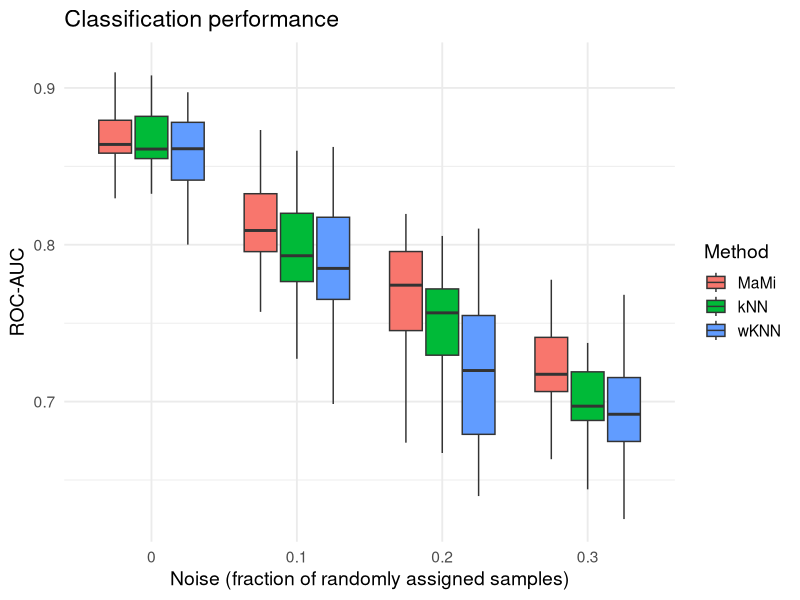
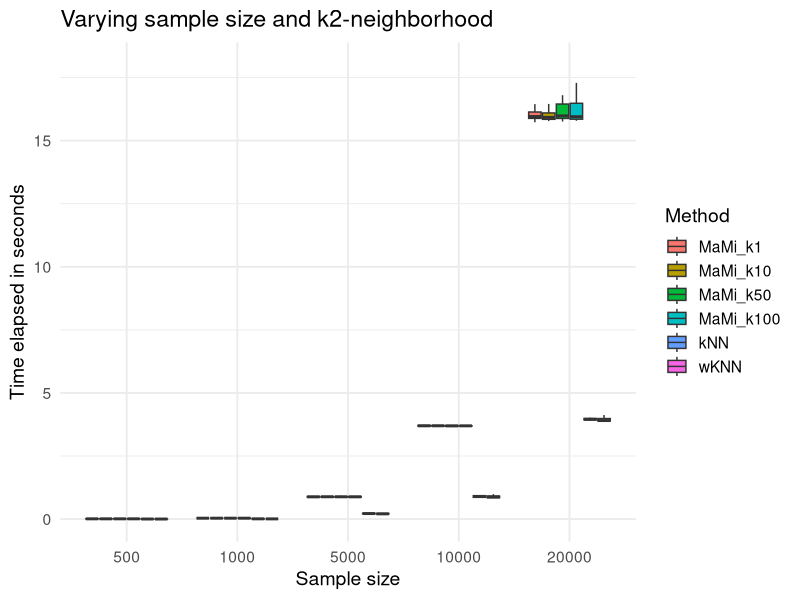
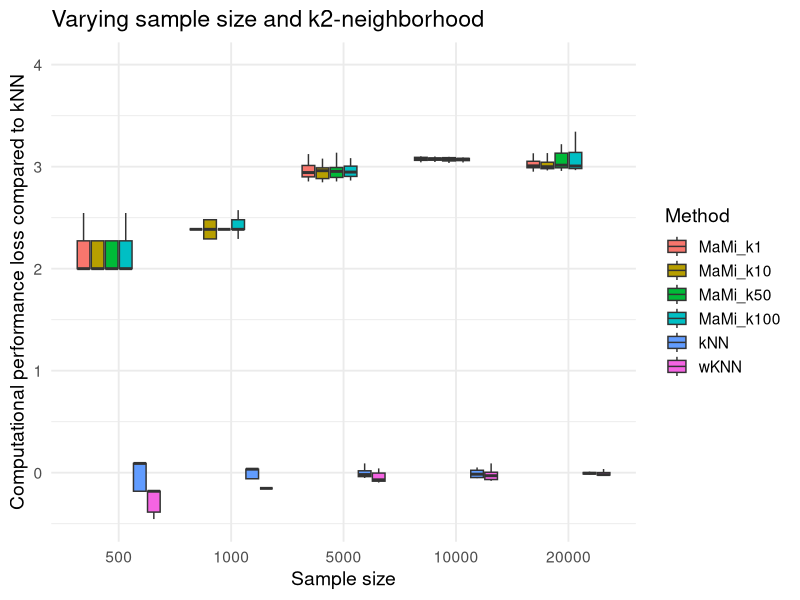

The R source for these figures, in order:
library(ggplot2)
library(reshape)

zero = read.table("Noise_00.txt")
one = read.table("Noise_01.txt")
two = read.table("Noise_02.txt")
three = read.table("Noise_03.txt")
#four = read.table("Noise_04.txt")
#five = read.table("Noise_05.txt")



L = list()
L[[1]] = zero
L[[2]] = one
L[[3]] = two
L[[4]] = three
#L[[5]] = four
#L[[6]] = five

library(reshape)
library(ggplot2)

L_melt = melt(L)
colnames(L_melt) = c("Method","value","signal")
L_melt$signal = factor(L_melt$signal, 
		labels=c("0","0.1","0.2","0.3"))#,"0.4","0.5"))

p1 = ggplot(L_melt, aes(x = signal, y = value, fill = Method)) +
  geom_boxplot(outlier.shape = NA, outlier.fill = "white", outlier.color = "black") +
  theme_minimal(base_size = 14) +
  #scale_fill_brewer(palette = "Set2") +
  labs(
    title = "Classification performance",
    y = "ROC-AUC",
    x = "Noise (fraction of randomly assigned samples)"
  ) #+
  #theme(legend.position = "none")

print(p1)

###############################################################
#### TIME ####################

library(ggplot2)
library(reshape)

zero = read.table("Time3_500.txt")
one = read.table("Time3_1000.txt")
two = read.table("Time3_5000.txt")
three = read.table("Time3_10000.txt")
four = read.table("Time3_20000.txt")


L = list()
L[[1]] = zero
L[[2]] = one
L[[3]] = two
L[[4]] = three
L[[5]] = four
#L[[6]] = five

library(reshape)
library(ggplot2)

L_melt = melt(L)
colnames(L_melt) = c("Method","value","signal")
L_melt$signal = factor(L_melt$signal, 
		labels=c("500","1000","5000","10000","20000"))#,"0.4","0.5"))

p1 = ggplot(L_melt, aes(x = signal, y = value, fill = Method)) +
  geom_boxplot(outlier.shape = NA, outlier.fill = "white", outlier.color = "black") +
  theme_minimal(base_size = 14) +
  #scale_fill_brewer(palette = "Set2") +
  labs(
    title = "Varying sample size and k2-neighborhood",
    y = "Time elapsed in seconds",
    x = "Sample size"
  ) #+
  #theme(legend.position = "none")

print(p1)

#############################################################
#############################################################

###############################################################
#### TIME ####################

library(ggplot2)
library(reshape)

zero = read.table("Time3_500.txt")
one = read.table("Time3_1000.txt")
two = read.table("Time3_5000.txt")
three = read.table("Time3_10000.txt")
four = read.table("Time3_20000.txt")

#five = read.table("Noise_05.txt")
zero = zero/mean(zero$kNN) - 1
one = one/mean(one$kNN) -1
two = two/mean(two$kNN)-1
three = three/mean(three$kNN)-1
four = four/mean(four$kNN)-1


L = list()
L[[1]] = zero
L[[2]] = one
L[[3]] = two
L[[4]] = three
L[[5]] = four
#L[[6]] = five

library(reshape)
library(ggplot2)

L_melt = melt(L)
colnames(L_melt) = c("Method","value","signal")
L_melt$signal = factor(L_melt$signal, 
		labels=c("500","1000","5000","10000","20000"))#,"0.4","0.5"))

p1 = ggplot(L_melt, aes(x = signal, y = value, fill = Method)) +
  geom_boxplot(outlier.shape = NA, outlier.fill = "white", outlier.color = "black") +
  theme_minimal(base_size = 14) +
  #scale_fill_brewer(palette = "Set2") +
  labs(
    title = "Varying sample size and k2-neighborhood",
    y = "Computational performance loss compared to kNN",
    x = "Sample size"
  ) #+
  #theme(legend.position = "none")

print(p1)
